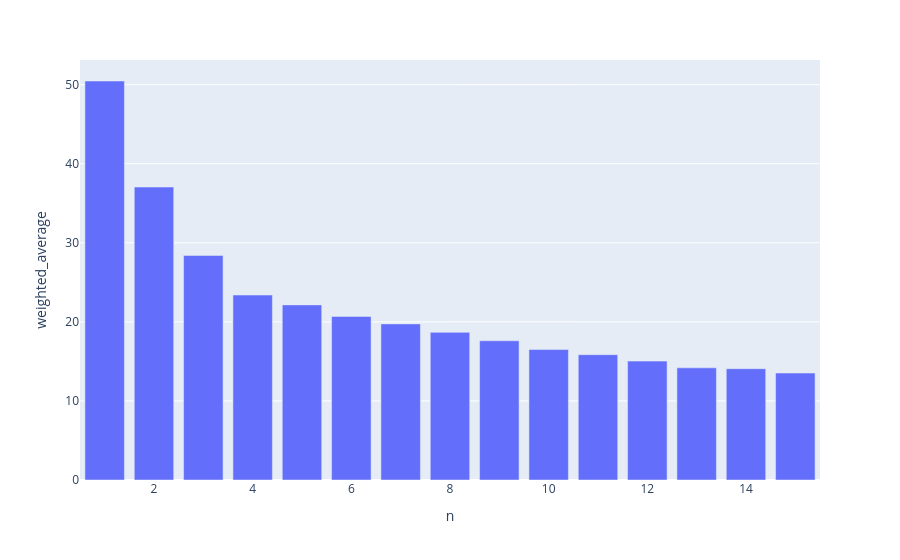

Notebook code cell kept with this figure:
### Code cell
px.bar(result_df_comparison, x="n", y="weighted_average")

### Figure 1 — Plotly figure (JSON) as saved in the notebook; plotly's stock layout.template omitted (floating-point values rounded to 4 significant figures)
{"data": [{"hovertemplate": "n=%{x}<br>weighted_average=%{y}<extra></extra>", "legendgroup": "", "marker": {"color": "#636efa", "pattern": {"shape": ""}}, "name": "", "orientation": "v", "showlegend": false, "textposition": "auto", "type": "bar", "x": [4, 5, 6, 7, 8, 9, 10, 11, 12, 13, 14, 15, 1, 2, 3], "xaxis": "x", "y": [23.39, 22.15, 20.69, 19.74, 18.67, 17.61, 16.5, 15.85, 15.04, 14.19, 14.08, 13.53, 50.47, 37.05, 28.39], "yaxis": "y"}], "layout": {"barmode": "relative", "legend": {"tracegroupgap": 0}, "margin": {"t": 60}, "xaxis": {"anchor": "y", "domain": [0.0, 1.0], "title": {"text": "n"}}, "yaxis": {"anchor": "x", "domain": [0.0, 1.0], "title": {"text": "weighted_average"}}}}
